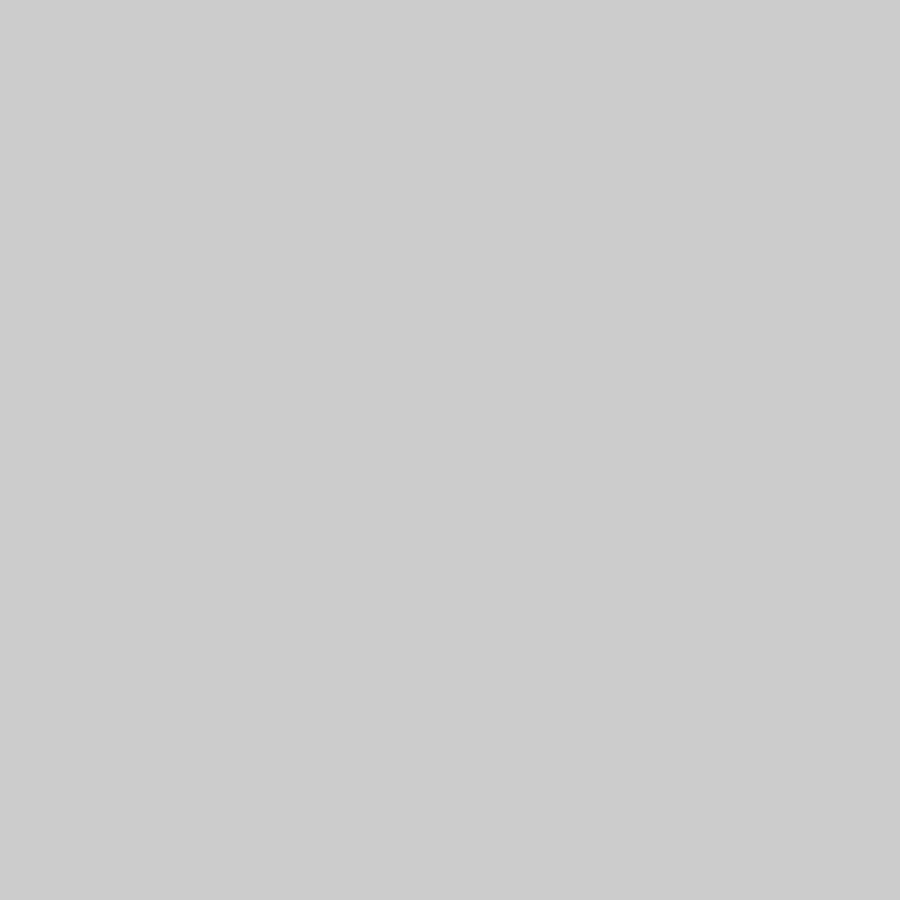
Frame 1 (no input)
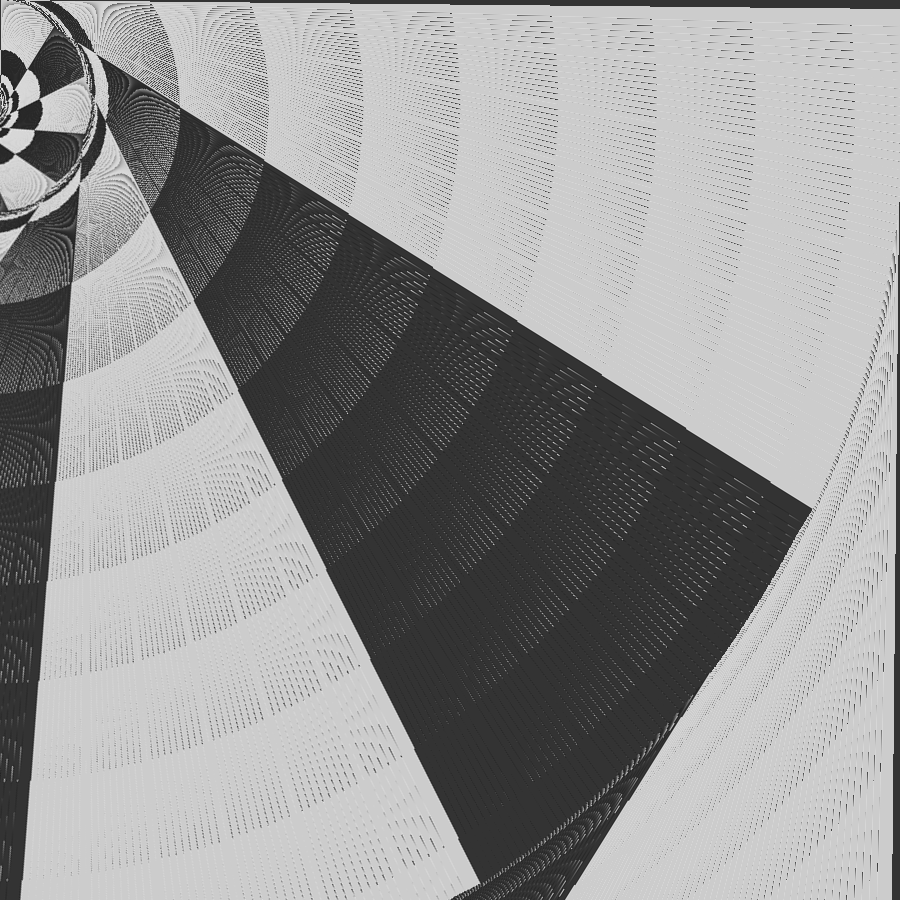
Frame 60 (the mouse pressed at the canvas centre just before this capture)
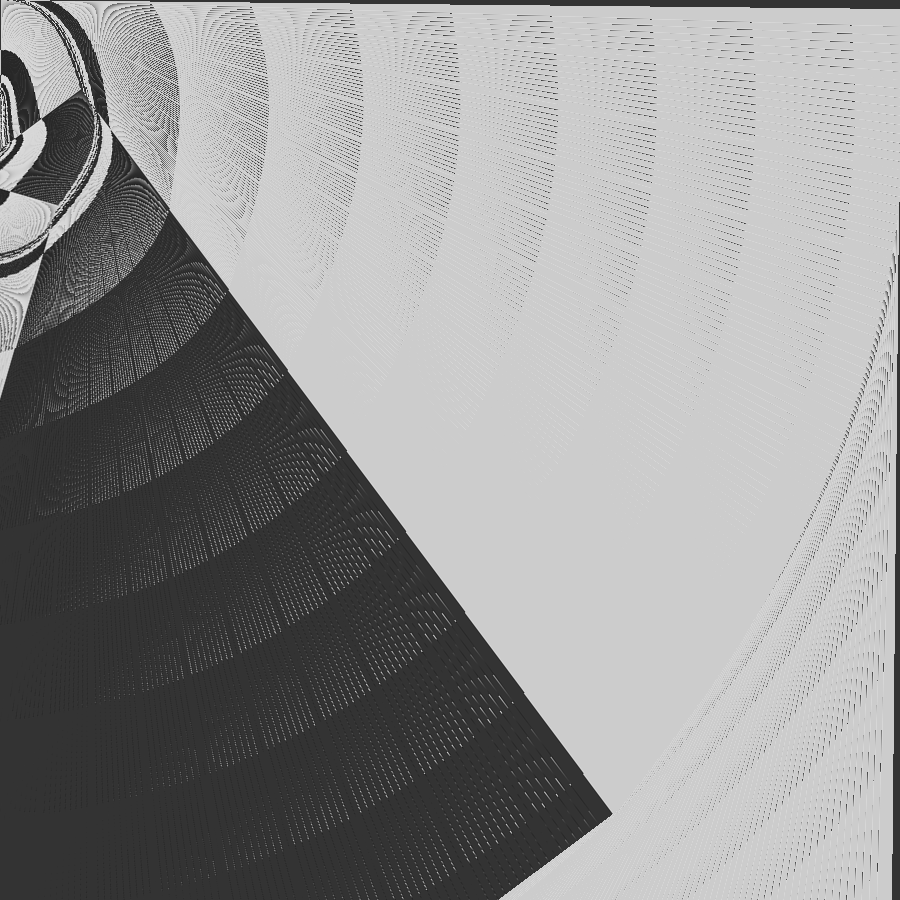
Frame 120 (the mouse held since frame 60 and released just before this capture)

The Processing sketch that drew these frames (run headless with seeded random() and noise(); from frame 60 on, the mouse is pressed at the canvas centre):

// Processing sketch: processing_155283
// ── processing_155283.pde

int j;void setup(){size(900,900);}void draw(){PImage i=get();filter(INVERT);rotate(sin(j*.01));image(i,j++%450,-(j%133)/10);}//#p5
